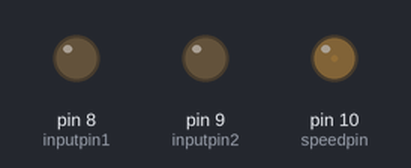
Recording of a sketch running on a simulated Arduino Uno, built with avr-gcc and run on an emulated ATmega328P. Shown: output pins drawn as LEDs (lit = HIGH).

Above: at 0.05 s.
At 3.05 s:
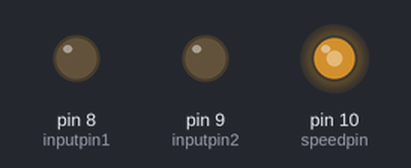
At 6.05 s:
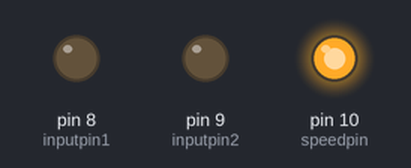
At 12.15 s:
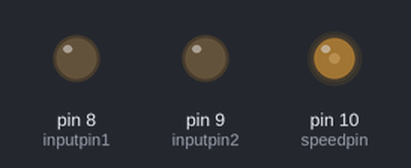
Timing chart, 0 to 21.1 s (numbered marks = the images above):
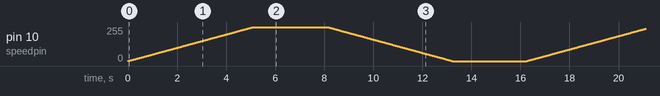

The sketch:

Speed_0_100.ino
```cpp
const int speedpin = 10;
const int inputpin1 = 8;
const int inputpin2 = 9;

void setup(){
  pinMode(speedpin,OUTPUT);
  pinMode(inputpin1,OUTPUT);
  pinMode(inputpin2,OUTPUT);

  digitalWrite(speedpin,HIGH);
  digitalWrite(inputpin2,LOW);
}

void loop(){
  int speedup = 0;
  while (speedup <= 255){
    analogWrite(speedpin,speedup);

    speedup++;
    delay(20);
  }
  delay(3000);

  speedup = 255;
  while (speedup >=0){
    analogWrite(speedpin,speedup);
    speedup--;
    delay(20);

  }
  delay(3000);
}
```
